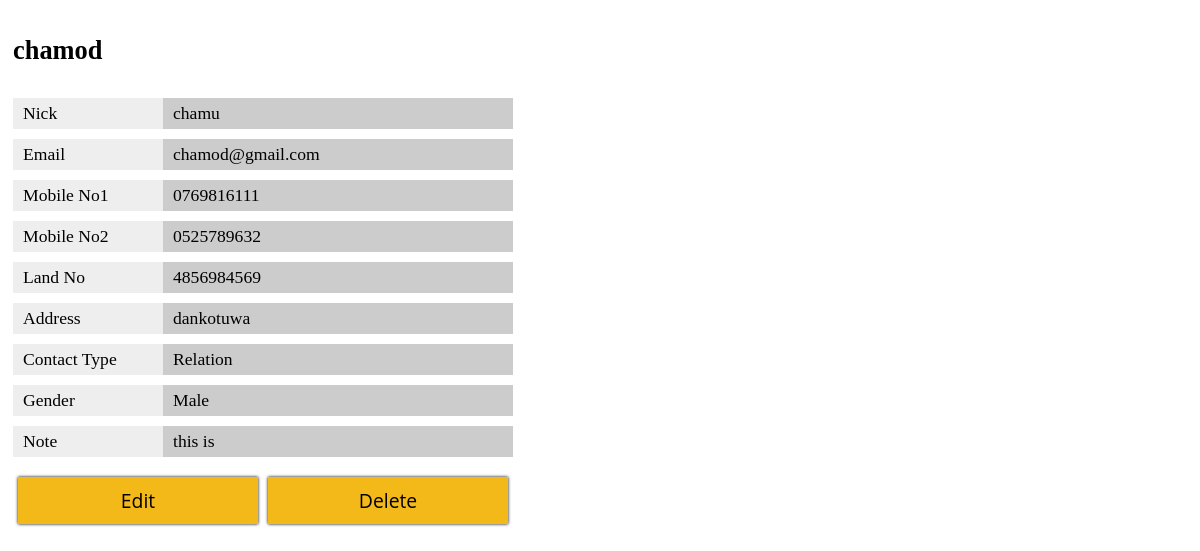
Screenshot of /ajaxview.php?id=25 with the database file from the repository.
### tables this page shows
CREATE TABLE `contacts` (
  `id` int(11) NOT NULL,
  `name` varchar(30) NOT NULL,
  `nick` varchar(12) NOT NULL,
  `email` varchar(100) NOT NULL,
  `mobile1` varchar(12) NOT NULL,
  `mobile2` varchar(12) NOT NULL,
  `landline` varchar(12) NOT NULL,
  `address` varchar(160) NOT NULL,
  `type` tinyint(4) NOT NULL,
  `gender` tinyint(4) NOT NULL,
  `note` varchar(160) NOT NULL
);

### ajaxview.php (the view, shortened to what this page needs)
<?php
    $msg="";
    ?>
        <div id="wrap">
            <?php
                try{
                    if(isset($_GET['id'])){
                    include "db_connection.php";
                    $query = $db->prepare("SELECT * FROM `contacts` WHERE `id`=?");
                    $query->execute(array($_GET['id']));
                    if($query->rowCount()>0){
                        if($result=$query->fetch()){
                        $type = array("Other","Friend","Relation","Co-Worker","Other");
                        $gender = array("","Male","Female");
    ?>
            <div class="row">
                <h2><?php echo $result['name']; ?></h2>
            </div>
            <div class="row">
                <span class="item1">Nick</span>
                <span class="item2"><?php echo $result['nick']; ?></span>
            </div>
            <div class="row">
                <span class="item1">Email</span>
                <span class="item2"><?php echo $result['email']; ?></span>
            </div>
            <div class="row">
                <span class="item1">Mobile No1</span>
                <span class="item2"><?php echo $result['mobile1']; ?></span>
            </div>
            <div class="row">
                <span class="item1">Mobile No2</span>
                <span class="item2"><?php echo $result['mobile2']; ?></span>
            </div>
            <div class="row">
                <span class="item1">Land No</span>
                <span class="item2"><?php echo $result['landline']; ?></span>
            </div>
            <div class="row">
                <span class="item1">Address</span>
                <span class="item2"><?php echo $result['address']; ?></span>
            </div>
            <div class="row">
                <span class="item1">Contact Type</span>
                <span class="item2"><?php echo $type[$result['type']]; ?></span>
            </div>
            <div class="row">
                <span class="item1">Gender</span>
                <span class="item2"><?php echo $gender[$result['gender']]; ?></span>
            </div>
            <div class="row">
                <span class="item1">Note</span>
                <span class="item2"><?php echo $result['note']; ?></span>
            </div>
            <div class="row">
                <a href="edit.php?id=<?php echo $_GET['id']; ?>" class="button">Edit</a>
                <a href="all.php?id=<?php echo $_GET['id']; ?>&delete=yes" class="button">Delete</a>
            </div>
    <?php
                        }
                    }else $msg = "Given user id is invalid";
                    }else $msg ="URL is Invalid. User id is required in URL";
                }catch(PDOException $e){
                    $msg.=$e->getMessage();
                }
    ?>
        </div>
    <?php include "inc_footer.php";

### ajaxview.php (style rules this page uses)
#wrap { width: 500px; }
.row { width: 100%; font-size: 1.1em; padding: 5px; float: left; }
.item1 { width: 30%; background: #eee; }
.item2 { width: 70%; background: #ccc; }
.item1, .item2 { float: left; padding: 5px 0; text-indent: 10px; }
.button { width: 48%; margin: 10px 1% 0; float: left; padding: 10px 0; background: #f3b918; color: #000; border: 0; box-shadow: 0 0 3px #000; font-size: 1.1em; text-align: center; text-decoration: none; font-family: 'Open Sans', sans-serif; }

### rows the page displays
contacts: name "chamod", nick "chamu", email "chamod@gmail.com", mobile1 "0769816111", mobile2 "0525789632", landline "4856984569", address "dankotuwa", type "Relation", gender "Male", note "this is"
